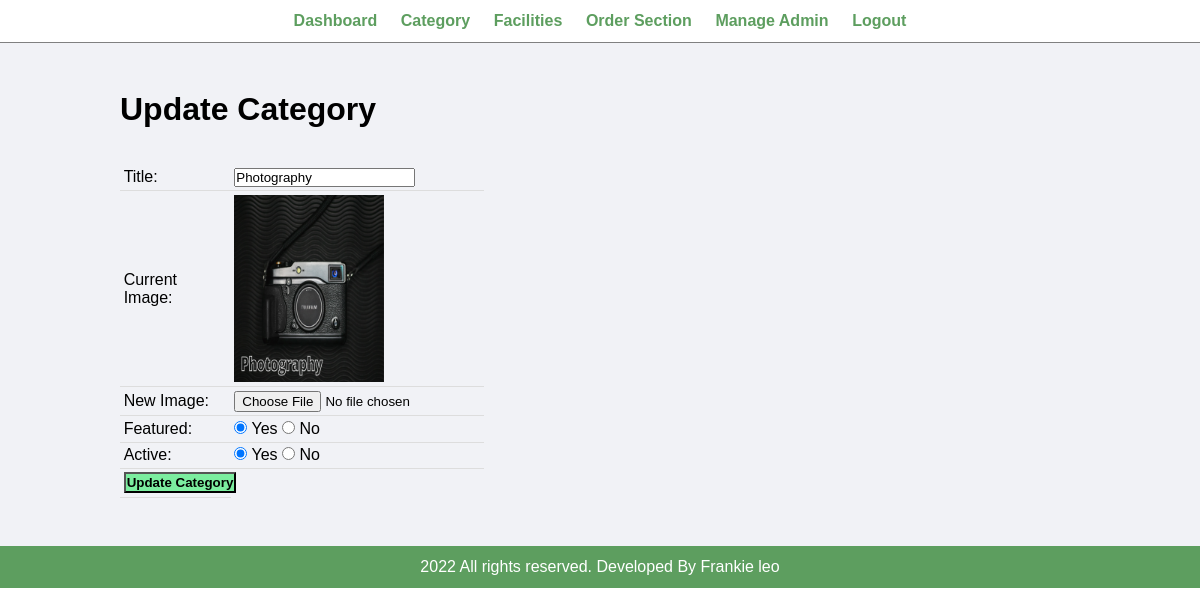
The page /admin/update-category.php?id=4 (signed in) on the database its author committed.
### tables this page shows
CREATE TABLE `tbl_category` (
  `id` int(10) UNSIGNED NOT NULL,
  `title` varchar(100) NOT NULL,
  `image_name` varchar(255) NOT NULL,
  `featured` varchar(10) NOT NULL,
  `active` varchar(10) NOT NULL
);

### admin/update-category.php (the view, shortened to what this page needs)
<?php include('partials/menu.php'); ?>
<div class="main-content">
    <div class="wrapper">
        <h1>Update Category</h1>
        <br><br>
        <?php
            if(isset($_GET['id']))
            {
                $id = $_GET['id'];
                $sql = "SELECT * FROM tbl_category WHERE id=$id";
                $res = mysqli_query($conn, $sql);
                $count = mysqli_num_rows($res);
                if($count==1)
                {
                    $row = mysqli_fetch_assoc($res);
                    $title = $row['title'];
                    $current_image = $row['image_name'];
                    $featured = $row['featured'];
                    $active = $row['active'];
                }
                else
                {
                    $_SESSION['no-category-found'] = "<div class='error'>Category not Found.</div>";
                    header('location:'.SITEURL.'admin/manage-category.php');
                }
            }
            else
            {
                header('location:'.SITEURL.'admin/manage-category.php');
            }
        ?>
        <form action="" method="POST" enctype="multipart/form-data">
            <table class="tbl-30">
                <tr>
                    <td>Title: </td>
                    <td>
                        <input type="text" name="title" value="<?php echo $title; ?>">
                    </td>
                </tr>
                <tr>
                    <td>Current Image: </td>
                    <td>
                        <?php
                            if($current_image != "")
                            {
                                ?>
                                <img src="<?php echo SITEURL; ?>images/category/<?php echo $current_image; ?>" width="150px">
                                <?php
                            }
                            else
                            {
                                echo "<div class='error'>Image Not Added.</div>";
                            }
                        ?>
                    </td>
                </tr>
                <tr>
                    <td>New Image: </td>
                    <td>
                        <input type="file" name="image">
                    </td>
                </tr>
                <tr>
                    <td>Featured: </td>
                    <td>
                        <input <?php if($featured=="Yes"){echo "checked";} ?> type="radio" name="featured" value="Yes"> Yes
                        <input <?php if($featured=="No"){echo "checked";} ?> type="radio" name="featured" value="No"> No
                    </td>
                </tr>
                <tr>
                    <td>Active: </td>
                    <td>
                        <input <?php if($active=="Yes"){echo "checked";} ?> type="radio" name="active" value="Yes"> Yes
                        <input <?php if($active=="No"){echo "checked";} ?> type="radio" name="active" value="No"> No
                    </td>
                </tr>
                <tr>
                    <td>
                        <input type="submit" name="submit" value="Update Category" class="btn-secondary">
                    </td>
                </tr>
            </table>
        </form>
    </div>
</div>
<?php include('partials/footer.php'); ?>

### css/admin.css (style rules this page uses)
* { margin: 0; padding: 0; font-family: Arial, Helvetica, sans-serif; }
.wrapper { padding: 1%; width: 80%; margin: 0 auto; }
.tbl-30 { width: 30%; }
table { border-collapse: collapse; width: 100%; }
th, td { padding: 8px; text-align: left; border-bottom: 1px solid #ddd; }
table tr td { padding: 1%; }
.btn-secondary { background-color: #7bed9f; padding: 1%; color: black; text-decoration: none; font-weight: bold; }
.main-content { background-color: #f1f2f6; padding: 3% 0; }

### rows shown on the page
tbl_category: title "Photography", image_name (picture), featured "☑", active "☑"
